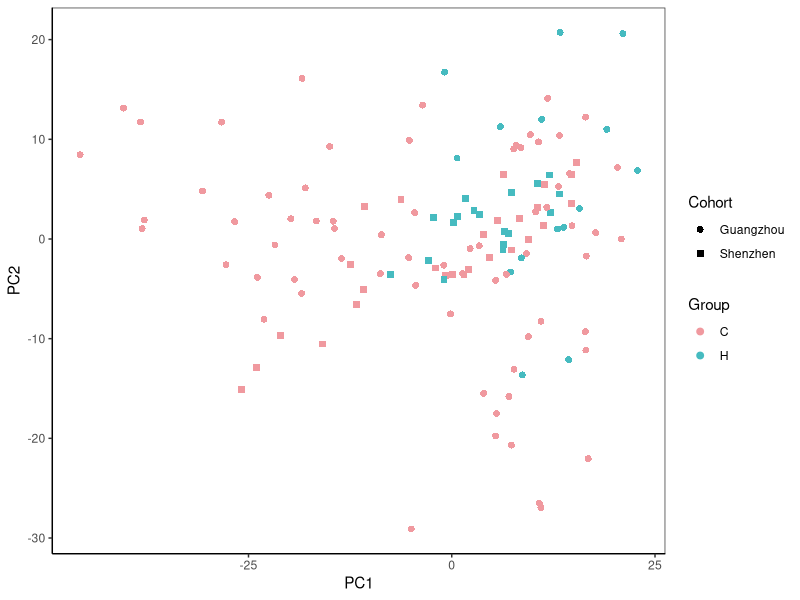
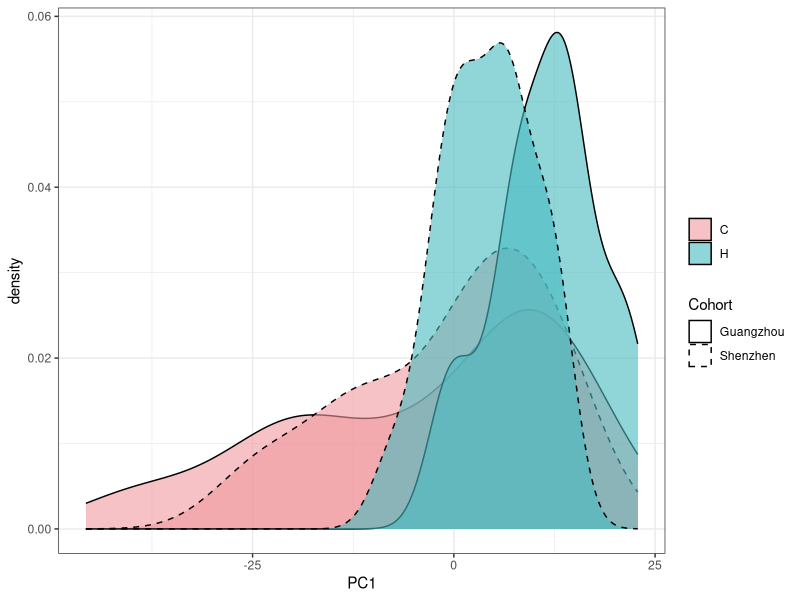
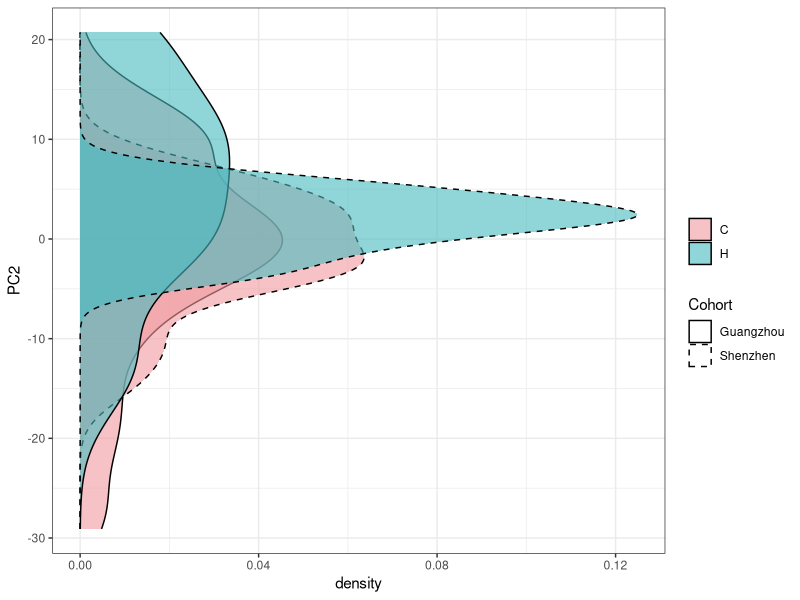
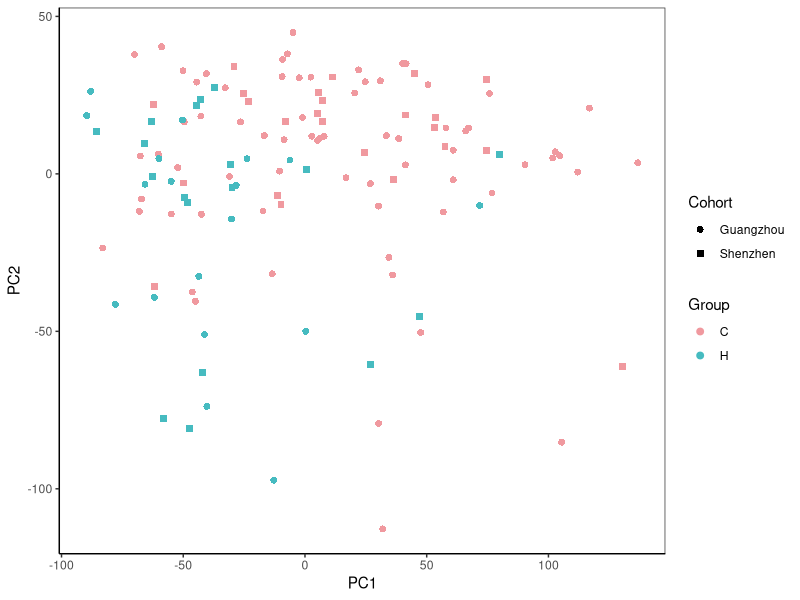
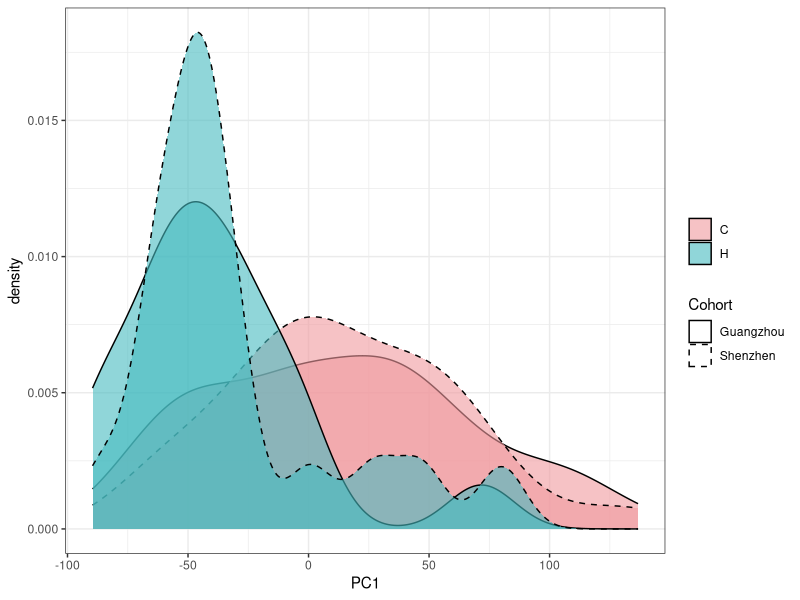
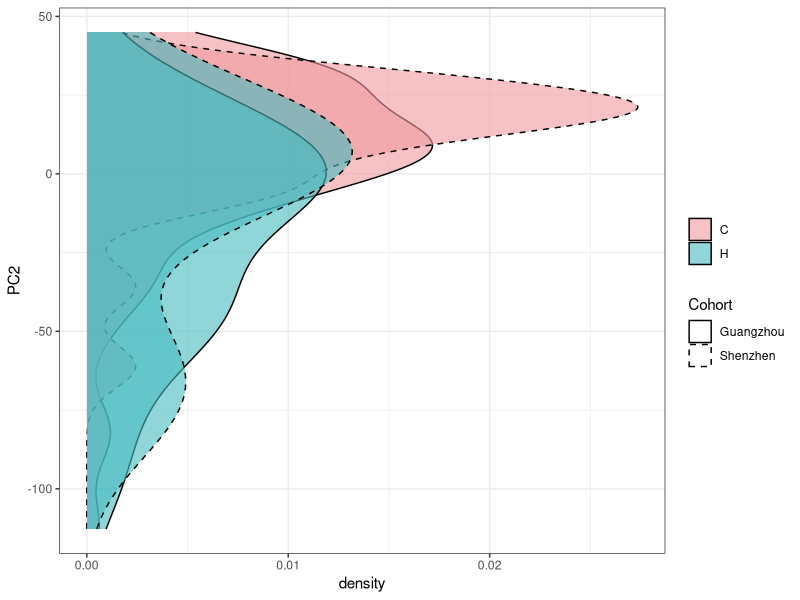
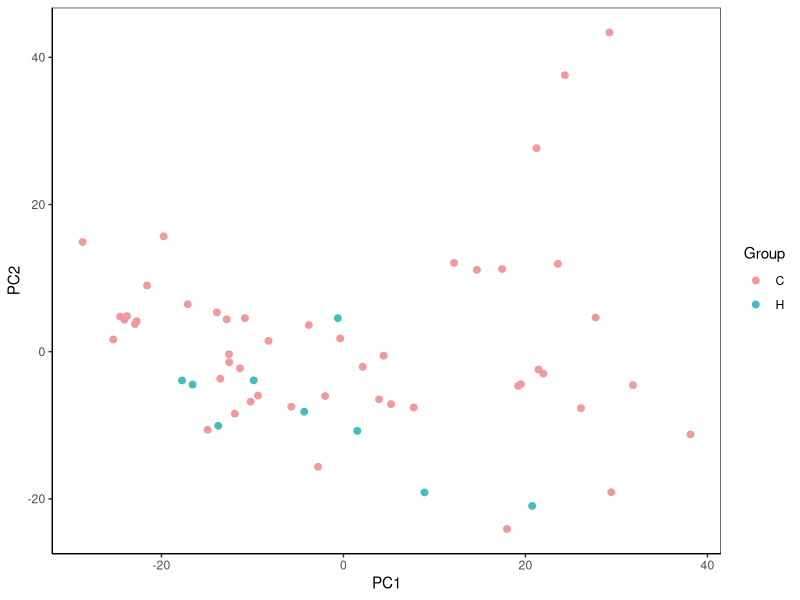
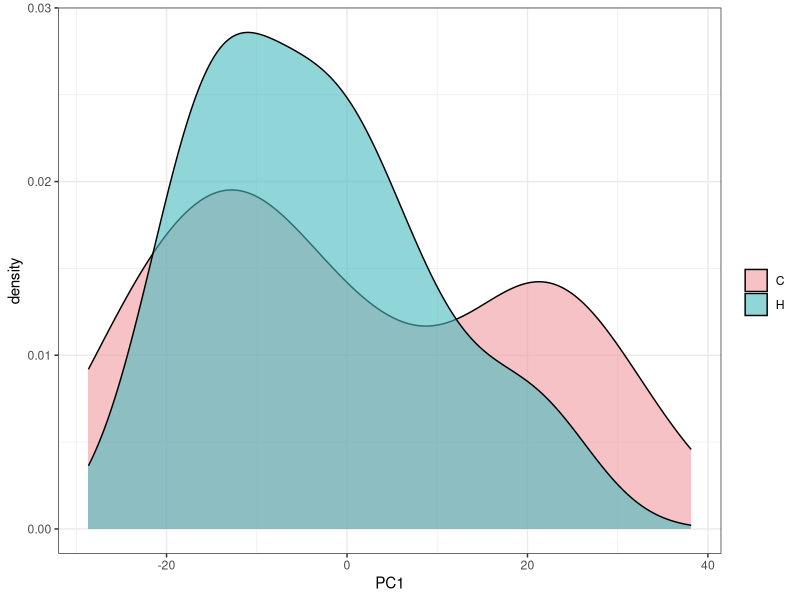

The R script that drew these images, in order:
list.files()

library(readxl)
excel_sheets("Fig 2 data.xlsx")

library(dplyr)

# Figure 2a ------------------------------------------

# Figure 2a. metabolome #######
rm(list = ls())
dat.metab <- read_excel("Fig 2 data.xlsx", sheet = "Fig 2a metabolome PCA")

library(ggplot2)
pca <- dat.metab
Fig2a.metab.pca <- ggplot(pca,aes(PC1,PC2))+
  geom_point(size=2,aes(col=Group,shape=Cohort))+
  scale_color_manual(values=c("#f0999f","#46bbc0"))+
  scale_shape_manual(values=c(16,15)) +
  theme_bw()+theme(axis.line = element_line(colour = "black"),
                   panel.grid.major = element_blank(),
                   panel.grid.minor = element_blank(),
                   panel.background = element_blank())
Fig2a.metab.pca

pca$GROUP = paste(pca$Group,"|", pca$Cohort,sep = "")

Fig2a.metab.pc1.density <-
  ggplot(pca) +
  geom_density(aes(x=PC1, group=GROUP, fill=Group, linetype=Cohort),
               color="black", alpha=0.6, position = 'identity') +
  scale_fill_manual(values=c("#f0999f","#46bbc0")) +
  theme_bw() +
  scale_linetype_manual(values = c("solid","dashed"))+
  labs(fill="")
Fig2a.metab.pc1.density

Fig2a.metab.pc2.density <-
  ggplot(pca) +
  geom_density(aes(x=PC2, group=GROUP, fill=Group, linetype=Cohort),
               color="black", alpha=0.6, position = 'identity') +
  scale_fill_manual(values=c("#f0999f","#46bbc0")) +
  theme_bw() +
  scale_linetype_manual(values = c("solid","dashed"))+
  labs(fill="") + 
  coord_flip()
Fig2a.metab.pc2.density



# Figure 2a. metabolome #######
excel_sheets("Fig 2 data.xlsx")
rm(list = ls())
dat.trans <- read_excel("Fig 2 data.xlsx", sheet = "Fig 2a transcriptome PCA")

#library(ggplot2)
pca <- dat.trans
Fig2a.trans.pca <- ggplot(pca,aes(PC1,PC2))+
  geom_point(size=2,aes(col=Group,shape=Cohort))+ 
  scale_color_manual(values=c("#f0999f","#46bbc0"))+
  scale_shape_manual(values=c(16,15)) +
  theme_bw()+theme(axis.line = element_line(colour = "black"),
                   panel.grid.major = element_blank(),
                   panel.grid.minor = element_blank(),
                   panel.background = element_blank())
Fig2a.trans.pca

pca$GROUP = paste(pca$Group,"|", pca$Cohort,sep = "")

Fig2a.trans.pc1.density <-
  ggplot(pca) +
  geom_density(aes(x=PC1, group=GROUP, fill=Group, linetype=Cohort),
               color="black", alpha=0.6, position = 'identity') +
  scale_fill_manual(values=c("#f0999f","#46bbc0")) +
  theme_bw() +
  scale_linetype_manual(values = c("solid","dashed"))+
  labs(fill="")
Fig2a.trans.pc1.density

Fig2a.trans.pc2.density <-
  ggplot(pca) +
  geom_density(aes(x=PC2, group=GROUP, fill=Group, linetype=Cohort),
               color="black", alpha=0.6, position = 'identity') +
  scale_fill_manual(values=c("#f0999f","#46bbc0")) +
  theme_bw() +
  scale_linetype_manual(values = c("solid","dashed"))+
  labs(fill="") + 
  coord_flip()
Fig2a.trans.pc2.density


# Figure 2a. sputum proteome #######
excel_sheets("Fig 2 data.xlsx")
rm(list = ls())
dat.sputum <- read_excel("Fig 2 data.xlsx", sheet = "Fig 2a sputum proteome PCA")

#library(ggplot2)
pca <- dat.sputum
Fig2a.sputum.pca <- ggplot(pca,aes(PC1,PC2))+
  geom_point(size=2,aes(col=Group))+
  scale_color_manual(values=c("#f0999f","#46bbc0"))+
  scale_shape_manual(values=c(16,15)) +
  theme_bw()+theme(axis.line = element_line(colour = "black"),
                   panel.grid.major = element_blank(),
                   panel.grid.minor = element_blank(),
                   panel.background = element_blank())
Fig2a.sputum.pca

Fig2a.sputum.pc1.density <-
  ggplot(pca) +
  geom_density(aes(x=PC1, group=Group, fill=Group),
               color="black", alpha=0.6, position = 'identity') +
  scale_fill_manual(values=c("#f0999f","#46bbc0")) +
  theme_bw() +
  scale_linetype_manual(values = c("solid","dashed"))+
  labs(fill="")
Fig2a.sputum.pc1.density

Fig2a.sputum.pc2.density <-
  ggplot(pca) +
  geom_density(aes(x=PC2, group=Group, fill=Group),
               color="black", alpha=0.6, position = 'identity') +
  scale_fill_manual(values=c("#f0999f","#46bbc0")) +
  theme_bw() +
  scale_linetype_manual(values = c("solid","dashed"))+
  labs(fill="") + 
  coord_flip()
Fig2a.sputum.pc2.density


# Figure 2a. serum proteome #######
excel_sheets("Fig 2 data.xlsx")
rm(list = ls())
dat.serum <- read_excel("Fig 2 data.xlsx", sheet = "Fig 2a serum proteome PCA")

#library(ggplot2)
pca <- dat.serum
Fig2a.serum.pca <- ggplot(pca,aes(PC1,PC2))+
  geom_point(size=2,aes(col=Group))+  
  scale_color_manual(values=c("#f0999f","#46bbc0"))+
  scale_shape_manual(values=c(16,15)) +
  theme_bw()+theme(axis.line = element_line(colour = "black"),
                   panel.grid.major = element_blank(),
                   panel.grid.minor = element_blank(),
                   panel.background = element_blank())
Fig2a.serum.pca

Fig2a.serum.pc1.density <-
  ggplot(pca) +
  geom_density(aes(x=PC1, group=Group, fill=Group),
               color="black", alpha=0.6, position = 'identity') +
  scale_fill_manual(values=c("#f0999f","#46bbc0")) +
  theme_bw() +
  scale_linetype_manual(values = c("solid","dashed"))+
  labs(fill="")
Fig2a.serum.pc1.density

Fig2a.serum.pc2.density <-
  ggplot(pca) +
  geom_density(aes(x=PC2, group=Group, fill=Group),
               color="black", alpha=0.6, position = 'identity') +
  scale_fill_manual(values=c("#f0999f","#46bbc0")) +
  theme_bw() +
  scale_linetype_manual(values = c("solid","dashed"))+
  labs(fill="") + 
  coord_flip()
Fig2a.serum.pc2.density


# Figure 2b ------------------------------------------
excel_sheets("Fig 2 data.xlsx")
rm(list = ls())
metab.modules <- read_excel("Fig 2 data.xlsx", sheet = "Fig 2b metab modules")
metab.features <- read_excel("Fig 2 data.xlsx", sheet = "Fig 2b metab features")

# Figure 2b.density of modules ####
data <- metab.modules
library(reshape2)
data2<-melt(data,id.vals=c("NAME","CLASS","GROUP") )
md.levels <- c("MEbrown4","MEmediumpurple1","MEskyblue3","MElavenderblush3","MEslateblue",
               "MEsalmon2","MEbisque4","MEplum","MEmidnightblue","MEindianred4")

data2$variable=factor(data2$variable,levels=md.levels)
data2$GROUP4 <- paste(data2$GROUP,data2$CLASS, sep = "|")
Fig2b.density <- ggplot(data2,aes(data2$value))+
  geom_density(aes(group=data2$GROUP4,fill=data2$CLASS,alpha=0.4,linetype=data2$GROUP))+
  scale_color_manual(values=c("#f0999f","#46bbc0"))+
  facet_wrap(~data2$variable,scale="free",ncol=1)+
  scale_linetype_manual(values=c("solid","dashed"))+
  scale_x_continuous(limits=c(-0.2,0.2)) +
  theme_bw()+theme(axis.line = element_line(colour = "black"),
                   panel.grid.major = element_blank(),
                   panel.grid.minor = element_blank(),
                   panel.background = element_blank())
Fig2b.density
ggsave(Fig2b.density, filename = "Fig2b.density.pdf",device = "pdf", width = 4, height = 10)

# Figure 2b.heatmap ####
data <- metab.features 
data.Sz <- metab.features %>% select(starts_with("Z")) 
data.Gz <- metab.features %>% select(!starts_with("Z")) %>% select(-Metabolite, -Group)

colors<-c(seq(-4,0,length=51),seq(0.1,4,length=50))
my_palette<- colorRampPalette(c("#EE9494","#F6E572","#94EE9D","#94E1EE","#94B3EE","white","white","white","white","white","white","white"))(n=100)
library(gplots)
pdf( "Fig2b.metab.hm.Sz.pdf") #save figure2b.metab.heamap.Shenzhen in pdf
heatmap.2(as.matrix(data.Sz),
          breaks=colors, scale="row", trace="none", 
          Rowv=FALSE, dendrogram='column',hclustfun = function(x) hclust(x, method="ward.D2"),
          col=rev(my_palette))
dev.off()

pdf( "Fig2b.metab.hm.Gz.pdf") #save figure2b.metab.heamap.Guangzhou in pdf
heatmap.2(as.matrix(data.Gz),
          breaks=colors, scale="row", trace="none", 
          Rowv=FALSE, dendrogram='column',hclustfun = function(x) hclust(x, method="ward.D2"),
          col=rev(my_palette))  
dev.off()


## Figure 2c ------------------------------------------
excel_sheets("Fig 2 data.xlsx")
rm(list = ls())
trans.modules <- read_excel("Fig 2 data.xlsx", sheet = "Fig 2c trans modules")
trans.features <- read_excel("Fig 2 data.xlsx", sheet = "Fig 2c trans features")

# Figure 2c.density of modules ####
data <- trans.modules
#library(reshape2)
data2<-melt(data,id.vals=c("NAME","CLASS","GROUP") )
md.levels <- c("MEcyan","MEdarkmagenta.1",
               "MEorangered4","MEskyblue2",
               "MEblueviolet","MEthistle4",
			   "MElightyellow","MEchocolate4",
			   "MEbisque4.1","MEsnow4")

data2$variable=factor(data2$variable,levels=md.levels)
data2$GROUP4 <- paste(data2$GROUP,data2$CLASS, sep = "|")
Fig2c.density <- ggplot(data2,aes(value))+
  geom_density(aes(group=GROUP4,fill=CLASS,alpha=0.4,linetype=GROUP))+
  scale_color_manual(values=c("#f0999f","#46bbc0"))+
  facet_wrap(~variable,scale="free",ncol=1)+
  scale_linetype_manual(values=c("solid","dashed"))+
  scale_x_continuous(limits=c(-0.2,0.2)) +
  theme_bw()+theme(axis.line = element_line(colour = "black"),
                   panel.grid.major = element_blank(),
                   panel.grid.minor = element_blank(),
                   panel.background = element_blank())
Fig2c.density
ggsave(Fig2c.density, filename = "Fig2c.density.pdf",device = "pdf", width = 4, height = 10)


# Figure 2c.heatmap ####
data <- trans.features 
data.Sz <- trans.features %>% select(starts_with("Z")) 
data.Gz <- trans.features %>% select(!starts_with("Z")) %>% select(-Gene, -Module)

colors <- c(seq(-4, 0, length=51), seq(0.1, 4, length=50))
my_palette<- colorRampPalette(c("#EE9494","#F6E572","#94EE9D","#94E1EE","#94B3EE","white","white","white","white","white","white","white"))(n=100)
#library(gplots)
#pdf( "Fig2c.trans.hm.Sz.pdf") #save figure2c.trans.heamap.Shenzhen in pdf
heatmap.2(as.matrix(data.Sz),
          breaks=colors, scale="row", trace="none", 
          Rowv=FALSE, dendrogram='column',hclustfun = function(x) hclust(x, method="ward.D2"),
          col=rev(my_palette))
#dev.off()

pdf( "Fig2c.trans.hm.Gz.pdf") #save figure2c.trans.heamap.Guangzhou in pdf
heatmap.2(as.matrix(data.Gz),
          breaks=colors, scale="row", trace="none", hclustfun = function(x) hclust(x, method="ward.D2"),
          Rowv=FALSE, dendrogram='column',
          col=rev(my_palette))
dev.off()


## Figure 2d ------------------------------------------
excel_sheets("Fig 2 data.xlsx")
rm(list = ls())
prot.features <- read_excel("Fig 2 data.xlsx", sheet = "Fig 2d proteome features")
sputum.p <- prot.features %>% select(SampleID, Group, starts_with("Sputum"))
serum.p <- prot.features %>% select(SampleID, Group, starts_with("serum"))

# Figure2d. sputum proteome ####
data <- sputum.p

data.l <- reshape2::melt(data, id.vars=c("SampleID", "Group"))
sapply(data.l,class)
data.l_positive <- data.l %>% filter(value > 0)

H_median_df <- data.l_positive %>% filter(Group == "H") %>% 
  group_by(variable) %>% summarise(H_median =median(value)) %>%
  as.data.frame(stringsAsFactors=F)

plotDat <- 
  merge(data.l_positive,H_median_df,by="variable") %>%
  mutate(normalized_value = value/H_median) %>% 
  mutate(normalized.log = log10(normalized_value))


Fig2d.sputum <- ggplot(plotDat,aes(normalized.log))+
  geom_density(aes(group=Group,fill=Group,alpha=0.4))+
  scale_color_manual(values=c("#f0999f","#46bbc0"))+
  facet_wrap(~variable,scale="free",ncol = 1) +
  # scale_linetype_manual(values=c("solid","dashed"))+
  #scale_x_continuous(limits=c(-0.2,0.2))+
  theme_bw()+theme(axis.line = element_line(colour = "black"),
                   panel.grid.major = element_blank(),
                   panel.grid.minor = element_blank(),
                   panel.background = element_blank())

Fig2d.sputum 
ggsave(Fig2d.sputum, filename = 'Fig2d.sputum.pdf', device = "pdf",width = 4,height = 10)



# Figure2d. serum proteome ####
data <- serum.p

data.l <- reshape2::melt(data, id.vars=c("SampleID", "Group"))
sapply(data.l,class)
data.l_positive <- data.l %>% filter(value > 0)

H_median_df <- data.l_positive %>% filter(Group == "H") %>% 
  group_by(variable) %>% summarise(H_median =median(value)) %>%
  as.data.frame(stringsAsFactors=F)

plotDat <- 
  merge(data.l_positive,H_median_df,by="variable") %>%
  mutate(normalized_value = value/H_median) %>% 
  mutate(normalized.log = log10(normalized_value))


Fig2d.serum <- ggplot(plotDat,aes(normalized.log))+
  geom_density(aes(group=Group,fill=Group,alpha=0.4))+
  scale_color_manual(values=c("#f0999f","#46bbc0"))+
  facet_wrap(~variable,scale="free",ncol = 1) +
  # scale_linetype_manual(values=c("solid","dashed"))+
  scale_x_continuous(limits=c(-0.2,0.2))+
  theme_bw()+theme(axis.line = element_line(colour = "black"),
                   panel.grid.major = element_blank(),
                   panel.grid.minor = element_blank(),
                   panel.background = element_blank())

Fig2d.serum 
ggsave(Fig2d.serum, filename = 'Fig2d.serum.pdf', device = "pdf",width = 4,height = 4)
